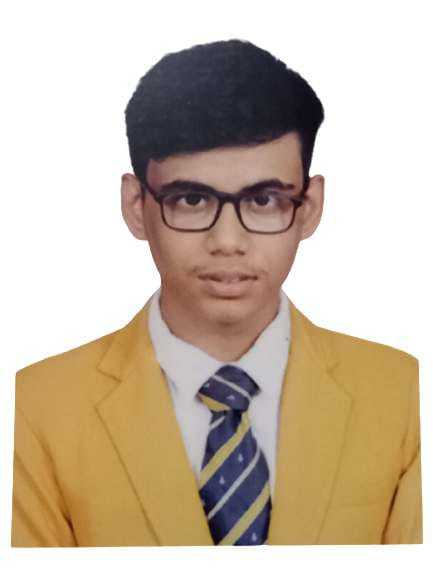
#> input picture PHOTO.jpg, 433 x 577 px
$ jupyter execute main_sunglass.ipynb
#> lines starting #> are read from the running program, lines starting #| are printed output that depends on the picture; after the words box and inside, x2 and y2 are one past the last pixel; in counts of white or black regions, pixels touching at a corner belong together
[cell 1]
import cv2
import numpy as np
import matplotlib.pyplot as plt

[cell 2]
faceImage = cv2.imread('PHOTO.jpg')
#> faceImage is the input picture: shape (577, 433, 3); mean B, G, R 167.7, 186, 201.4
plt.imshow(faceImage[:,:,::-1]);plt.title("Face")

[cell 3]
faceImage.shape  # shape of the image
resize_face=cv2.resize(faceImage,(413,531))
resize_face.shape
#> Out = (531, 413, 3)

[cell 4]
glassPNG = cv2.imread('sunglasses.png',-1)
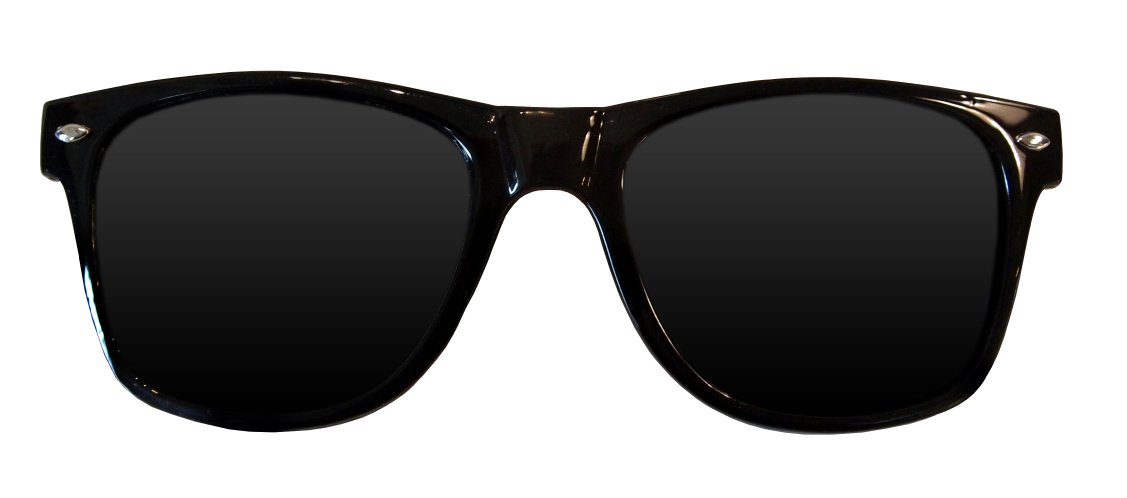
#> input picture sunglasses.png, 3381 x 1494 px (shown at 1/3 size)
#> glassPNG is the input picture: shape (1494, 3381, 4); mean B, G, R, A 141.9, 142.2, 142.4, 125.6
plt.imshow(glassPNG);plt.title("glassJPG")

[cell 5]
# Resize the image to fit over the eye region
glassPNG = cv2.resize(glassPNG,(210,70))
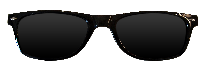
#> glassPNG: shape (70, 210, 4); mean B, G, R, A 141.8, 142, 142.3, 125.7
print("image Dimension ={}".format(glassPNG.shape))
#| image Dimension =(70, 210, 4)

[cell 6]
# Separate the Color and alpha channels
glassBGR = glassPNG[:,:,:3]
glassMask1 = glassPNG[:,:,3]

[cell 7]
# Display the images for clarity
plt.figure(figsize=[15,15])
plt.subplot(121);plt.imshow(glassBGR[:,:,::-1]);plt.title('Sunglass Color channels');
plt.subplot(122);plt.imshow(glassMask1,cmap='gray');plt.title('Sunglass Alpha channel');

[cell 8]
faceWithGlassesNaive = faceImage.copy()
# Replace the eye region with the sunglass image
faceWithGlassesNaive[175:245,125:335]=glassBGR
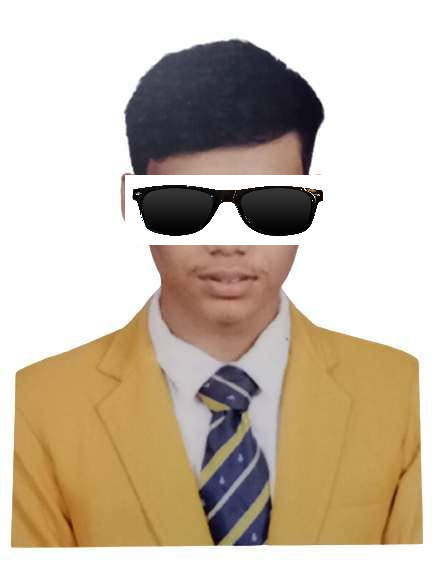
#> faceWithGlassesNaive: shape (577, 433, 3); 5.68% of pixels changed, all inside (x1, y1, x2, y2) = (125, 175, 335, 245)

plt.imshow(faceWithGlassesNaive[:,:,::-1])

[cell 9]
# Make the dimensions of the mask same as the input image.
# Since Face Image is a 3-channel image, we create a 3 channel image for the mask
glassMask = cv2.merge((glassMask1,glassMask1,glassMask1))
plt.imshow(glassMask[:,:,::-1])
plt.show()
# Make the values [0,1] since we are using arithmetic operations
glassMask = np.uint8(glassMask/255)
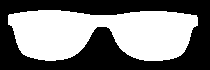
#> glassMask: shape (70, 210, 3); values 0 (black) and 1 (white), 49.1% white; 1 white region, box (x1, y1, x2, y2) and area: (8, 10, 198, 61) 7218
plt.imshow(glassMask*255)  # here why we are multiplying because matplotlib plots from 0 255 then the value 1 will look almost black, we can't able to visualize properly so that we multiply it with 255
plt.show()

[cell 10]
# Make a copy
faceWithGlassesArithmetic = faceImage.copy()
# Get the eye region from the face image
eyeROI= faceWithGlassesArithmetic[175:245,125:335]
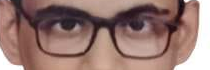
#> eyeROI: shape (70, 210, 3); mean B, G, R 112.4, 118.9, 150
# Use the mask to create the masked eye region
maskedEye = cv2.multiply(eyeROI,(1 - glassMask))
# Use the mask to create the masked sunglass region
maskedGlass = cv2.multiply(glassBGR,glassMask)
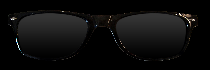
#> maskedGlass: shape (70, 210, 3); mean B, G, R 12.5, 12.7, 13

# Combine the Sunglass in the Eye Region to get the augmented image
eyeRoiFinal = cv2.add(maskedEye, maskedGlass)
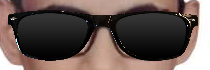
#> eyeRoiFinal: shape (70, 210, 3); mean B, G, R 81.8, 86.6, 101.8
# Display the intermediate results
plt.figure(figsize=[20,20])
plt.subplot(131);plt.imshow(maskedEye[:,:,::-1]);plt.title("Masked Eye Region")
plt.subplot(132);plt.imshow(maskedGlass[:,:,::-1]);plt.title("Masked Sunglass Region")
plt.subplot(133);plt.imshow(eyeRoiFinal[:,:,::-1]);plt.title("Augmented Eye and Sunglass")
plt.show()
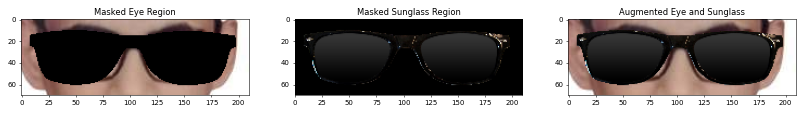
#> figure drawn by matplotlib, 3 panels

[cell 11]
# Replace the eye ROI with the output from the previous section
faceWithGlassesArithmetic[175:245,125:335]=eyeRoiFinal
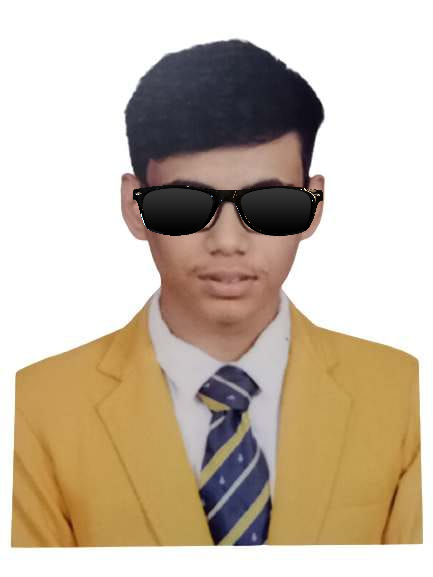
#> faceWithGlassesArithmetic: shape (577, 433, 3); 2.89% of pixels changed, all inside (x1, y1, x2, y2) = (133, 185, 323, 236)

# Display the final result
plt.figure(figsize=[15,9]);
plt.subplot(121);plt.imshow(faceImage[:,:,::-1]); plt.title("Original Image");
plt.subplot(122);plt.imshow(faceWithGlassesArithmetic[:,:,::-1]);plt.title("With Sunglasses");
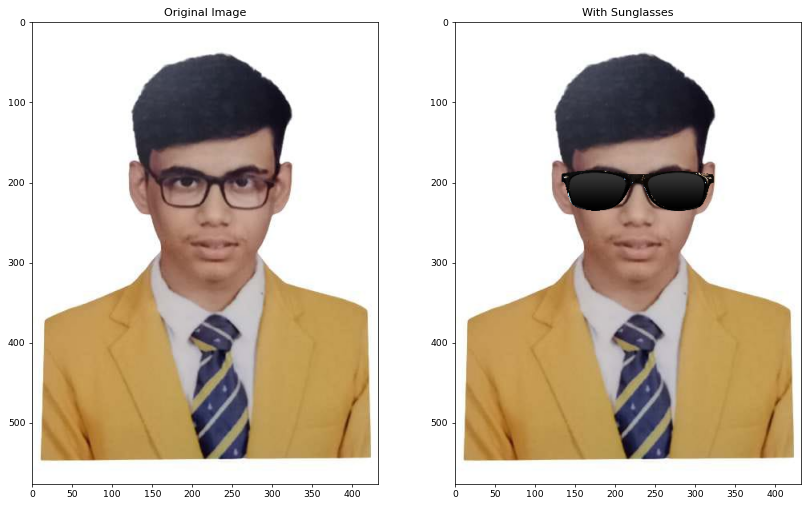
#> figure drawn by matplotlib, 2 panels
